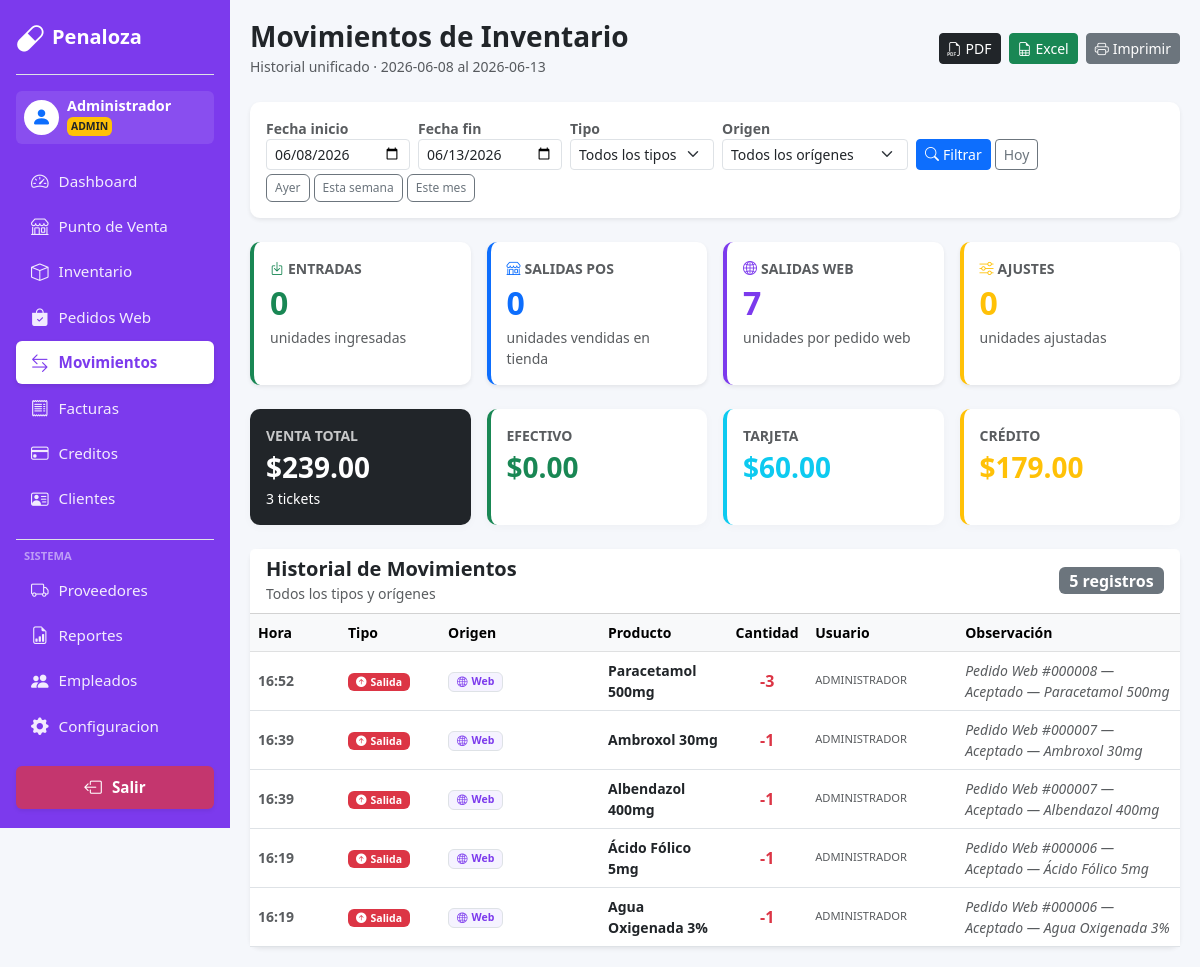
Page /WEb_PP/movimientos.php?fecha_inicio=2026-06-08&fecha_fin=2026-06-13&tipo=todos&origen=todos (signed in) on the committed database.
### tables this page shows
CREATE TABLE `movimientos_inventario` (
  `id_movimiento` int(11) NOT NULL,
  `id_producto` int(11) NOT NULL,
  `id_usuario` int(11) NOT NULL,
  `tipo_movimiento` enum('entrada','salida','ajuste') NOT NULL,
  `cantidad` int(11) NOT NULL,
  `observaciones` varchar(500) DEFAULT NULL,
  `origen` varchar(20) NOT NULL DEFAULT 'pos',
  `fecha` datetime NOT NULL DEFAULT current_timestamp()
);

CREATE TABLE `productos` (
  `id_producto` int(11) NOT NULL,
  `nombre` varchar(200) NOT NULL,
  `compuesto` varchar(150) DEFAULT NULL,
  `numero_lote` varchar(60) DEFAULT NULL,
  `categoria` varchar(100) NOT NULL,
  `laboratorio` varchar(150) DEFAULT NULL,
  `presentacion` varchar(100) DEFAULT NULL,
  `fecha_caducidad` date DEFAULT NULL,
  `precio` decimal(10,2) NOT NULL DEFAULT 0.00,
  `precio_mayoreo` decimal(10,2) NOT NULL DEFAULT 0.00,
  `costo_adquisicion` decimal(10,2) NOT NULL DEFAULT 0.00,
  `stock` int(11) NOT NULL DEFAULT 0,
  `stock_minimo` int(11) NOT NULL DEFAULT 0,
  `descripcion` text DEFAULT NULL,
  `estado` enum('disponible','agotado','descontinuado') NOT NULL DEFAULT 'disponible',
  `fecha_registro` datetime NOT NULL DEFAULT current_timestamp()
);

CREATE TABLE `usuarios` (
  `id_usuario` int(11) NOT NULL,
  `nombre` varchar(150) NOT NULL,
  `correo` varchar(150) NOT NULL,
  `contraseña` varchar(255) NOT NULL,
  `rol` enum('admin','empleado','cliente') NOT NULL DEFAULT 'empleado',
  `estado` enum('activo','inactivo') NOT NULL DEFAULT 'activo',
  `verificado` tinyint(1) NOT NULL DEFAULT 1,
  `token_verificacion` varchar(64) DEFAULT NULL,
  `token_expira` datetime DEFAULT NULL,
  `rfc` varchar(20) DEFAULT NULL,
  `tipo_cliente` varchar(20) NOT NULL DEFAULT 'minorista',
  `limite_mayoreo` int(11) NOT NULL DEFAULT 50,
  `intentos_fallidos` int(11) NOT NULL DEFAULT 0,
  `bloqueado_hasta` datetime DEFAULT NULL,
  `fecha_registro` datetime NOT NULL DEFAULT current_timestamp()
);

### WEb_PP/app_helpers.php (called while the page is built, shortened)
<?php
if (!function_exists('h')) {
    function h($value) {
        return htmlspecialchars((string)$value, ENT_QUOTES, 'UTF-8');
    }
}
?>

### WEb_PP/movimientos.php (the view, shortened to what this page needs)
<?php
  include 'db.php';
$hoy          = date('Y-m-d');
$fecha_inicio = $_GET['fecha_inicio'] ?? $hoy;
$fecha_fin    = $_GET['fecha_fin']    ?? $hoy;
$filtro_tipo  = $_GET['tipo']         ?? 'todos';
$filtro_orig  = $_GET['origen']       ?? 'todos';
$conds  = ["DATE(m.fecha) BETWEEN ? AND ?"];
$params = [$fecha_inicio, $fecha_fin];
$where = implode(' AND ', $conds);
$stmtMovs = $conexion->prepare("
    SELECT m.id_movimiento, m.fecha, m.tipo_movimiento, m.origen,
           m.cantidad, m.observaciones,
           p.nombre AS producto, u.nombre AS usuario
    FROM movimientos_inventario m
    INNER JOIN productos p ON m.id_producto = p.id_producto
    INNER JOIN usuarios  u ON m.id_usuario  = u.id_usuario
    WHERE $where
    ORDER BY m.fecha DESC
");
$stmtMovs->execute($params);
$movimientos = $stmtMovs->fetchAll(PDO::FETCH_ASSOC);
$kpiStmt = $conexion->prepare("
    SELECT
        COALESCE(SUM(CASE WHEN tipo_movimiento='entrada'               THEN cantidad ELSE 0 END),0) AS total_entradas,
        COALESCE(SUM(CASE WHEN tipo_movimiento='salida' AND origen='pos' THEN cantidad ELSE 0 END),0) AS salidas_pos,
        COALESCE(SUM(CASE WHEN tipo_movimiento='salida' AND origen='web' THEN cantidad ELSE 0 END),0) AS salidas_web,
        COALESCE(SUM(CASE WHEN tipo_movimiento='ajuste'                THEN cantidad ELSE 0 END),0) AS ajustes,
        COUNT(*) AS total_registros
    FROM movimientos_inventario
    WHERE DATE(fecha) BETWEEN ? AND ?
");
$kpiStmt->execute([$fecha_inicio, $fecha_fin]);
$kpis = $kpiStmt->fetch(PDO::FETCH_ASSOC);
$stmtCorte = $conexion->prepare("
    SELECT
        COALESCE(SUM(total),0)                                                AS total_general,
        COALESCE(SUM(CASE WHEN tipo_pago='efectivo' THEN total ELSE 0 END),0) AS total_efectivo,
        COALESCE(SUM(CASE WHEN tipo_pago='tarjeta'  THEN total ELSE 0 END),0) AS total_tarjeta,
        COALESCE(SUM(CASE WHEN tipo_pago='credito'  THEN total ELSE 0 END),0) AS total_credito,
        COUNT(*) AS total_ventas
    FROM pedidos
    WHERE DATE(fecha) BETWEEN ? AND ? AND estado='completado'
");
$stmtCorte->execute([$fecha_inicio, $fecha_fin]);
$corte = $stmtCorte->fetch(PDO::FETCH_ASSOC);
function origen_badge(string $origen): string {
    return match($origen) {
        'pos'     => '<span class="badge bg-primary-subtle text-primary border px-2"><i class="bi bi-shop me-1"></i>POS</span>',
        'web'     => '<span class="badge bg-purple-subtle text-purple border px-2"><i class="bi bi-globe2 me-1"></i>Web</span>',
        'entrada' => '<span class="badge bg-success-subtle text-success border px-2"><i class="bi bi-box-arrow-in-down me-1"></i>Entrada</span>',
        'ajuste'  => '<span class="badge bg-warning-subtle text-warning border px-2"><i class="bi bi-sliders me-1"></i>Ajuste</span>',
        default   => '<span class="badge bg-secondary-subtle text-secondary border px-2">' . htmlspecialchars($origen, ENT_QUOTES, 'UTF-8') . '</span>',
    };
}
function tipo_badge(string $tipo): string {
    return match($tipo) {
        'entrada' => '<span class="badge bg-success px-2"><i class="bi bi-arrow-down-circle-fill me-1"></i>Entrada</span>',
        'salida'  => '<span class="badge bg-danger px-2"><i class="bi bi-arrow-up-circle-fill me-1"></i>Salida</span>',
        'ajuste'  => '<span class="badge bg-warning text-dark px-2"><i class="bi bi-sliders me-1"></i>Ajuste</span>',
        default   => '<span class="badge bg-secondary px-2">' . ucfirst(htmlspecialchars($tipo, ENT_QUOTES)) . '</span>',
    };
}
include 'header.php';
$titulo_rango = ($fecha_inicio === $fecha_fin) ? $fecha_inicio : "$fecha_inicio al $fecha_fin";
$rango_label  = ($fecha_inicio === $fecha_fin && $fecha_inicio === $hoy) ? 'Hoy' : $titulo_rango;
?>
<div class="d-flex justify-content-between align-items-center mb-4 no-print">
    <div>
        <h3 class="fw-bold text-dark mb-0">Movimientos de Inventario</h3>
        <small class="text-muted">Historial unificado · <?php echo h($rango_label); ?></small>
    </div>
    <div class="d-flex gap-2 flex-wrap">
        <a href="movimientos.php?fecha_inicio=<?php echo h($fecha_inicio); ?>&fecha_fin=<?php echo h($fecha_fin); ?>&tipo=<?php echo h($filtro_tipo); ?>&origen=<?php echo h($filtro_orig); ?>&export=pdf"
           class="btn btn-dark btn-sm"><i class="bi bi-filetype-pdf me-1"></i>PDF</a>
        <a href="movimientos.php?fecha_inicio=<?php echo h($fecha_inicio); ?>&fecha_fin=<?php echo h($fecha_fin); ?>&tipo=<?php echo h($filtro_tipo); ?>&origen=<?php echo h($filtro_orig); ?>&export=excel"
           class="btn btn-success btn-sm"><i class="bi bi-file-earmark-spreadsheet me-1"></i>Excel</a>
        <button class="btn btn-secondary btn-sm no-print" onclick="window.print()"><i class="bi bi-printer me-1"></i>Imprimir</button>
    </div>
</div>
<div class="card card-custom border-0 shadow-sm p-3 mb-4 no-print">
    <form method="GET" class="row g-2 align-items-end">
        <div class="col-sm-auto">
            <label class="small fw-bold text-muted d-block">Fecha inicio</label>
            <input type="date" name="fecha_inicio" class="form-control form-control-sm"
                   value="<?php echo h($fecha_inicio); ?>">
        </div>
        <div class="col-sm-auto">
            <label class="small fw-bold text-muted d-block">Fecha fin</label>
            <input type="date" name="fecha_fin" class="form-control form-control-sm"
                   value="<?php echo h($fecha_fin); ?>">
        </div>
        <div class="col-sm-auto">
            <label class="small fw-bold text-muted d-block">Tipo</label>
            <select name="tipo" class="form-select form-select-sm">
                <option value="todos"   <?php echo $filtro_tipo==='todos'   ?'selected':'';?>>Todos los tipos</option>
            </select>
        </div>
        <div class="col-sm-auto">
            <label class="small fw-bold text-muted d-block">Origen</label>
            <select name="origen" class="form-select form-select-sm">
                <option value="todos"   <?php echo $filtro_orig==='todos'   ?'selected':'';?>>Todos los orígenes</option>
            </select>
        </div>
        <div class="col-sm-auto d-flex gap-1">
            <button class="btn btn-primary btn-sm"><i class="bi bi-search me-1"></i>Filtrar</button>
            <a href="movimientos.php" class="btn btn-outline-secondary btn-sm">Hoy</a>
        </div>
        <div class="col-12 d-flex gap-1 flex-wrap mt-1">
            <?php
            $ayer     = date('Y-m-d', strtotime('-1 day'));
            $ini_sem  = date('Y-m-d', strtotime('monday this week'));
            $ini_mes  = date('Y-m-01');
            $fin_mes  = date('Y-m-t');
            ?>
            <a href="movimientos.php?fecha_inicio=<?php echo $ayer; ?>&fecha_fin=<?php echo $ayer; ?>&tipo=<?php echo h($filtro_tipo); ?>&origen=<?php echo h($filtro_orig); ?>"
               class="btn btn-outline-secondary btn-xs px-2 py-1" style="font-size:.75rem;">Ayer</a>
            <a href="movimientos.php?fecha_inicio=<?php echo $ini_sem; ?>&fecha_fin=<?php echo $hoy; ?>&tipo=<?php echo h($filtro_tipo); ?>&origen=<?php echo h($filtro_orig); ?>"
               class="btn btn-outline-secondary btn-xs px-2 py-1" style="font-size:.75rem;">Esta semana</a>
            <a href="movimientos.php?fecha_inicio=<?php echo $ini_mes; ?>&fecha_fin=<?php echo $fin_mes; ?>&tipo=<?php echo h($filtro_tipo); ?>&origen=<?php echo h($filtro_orig); ?>"
               class="btn btn-outline-secondary btn-xs px-2 py-1" style="font-size:.75rem;">Este mes</a>
        </div>
    </form>
</div>
<div class="row g-3 mb-4">
    <div class="col-6 col-md-3">
        <div class="card card-custom border-0 shadow-sm p-3 h-100 border-start border-4 border-success">
            <div class="small text-muted fw-bold text-uppercase"><i class="bi bi-box-arrow-in-down me-1 text-success"></i>Entradas</div>
            <div class="fs-2 fw-bold text-success"><?php echo number_format((int)$kpis['total_entradas']); ?></div>
            <div class="small text-muted">unidades ingresadas</div>
        </div>
    </div>
    <div class="col-6 col-md-3">
        <div class="card card-custom border-0 shadow-sm p-3 h-100 border-start border-4 border-primary">
            <div class="small text-muted fw-bold text-uppercase"><i class="bi bi-shop me-1 text-primary"></i>Salidas POS</div>
            <div class="fs-2 fw-bold text-primary"><?php echo number_format((int)$kpis['salidas_pos']); ?></div>
            <div class="small text-muted">unidades vendidas en tienda</div>
        </div>
    </div>
    <div class="col-6 col-md-3">
        <div class="card card-custom border-0 shadow-sm p-3 h-100 border-start border-4" style="border-color:#7c3aed!important;">
            <div class="small text-muted fw-bold text-uppercase"><i class="bi bi-globe2 me-1" style="color:#7c3aed;"></i>Salidas Web</div>
            <div class="fs-2 fw-bold" style="color:#7c3aed;"><?php echo number_format((int)$kpis['salidas_web']); ?></div>
            <div class="small text-muted">unidades por pedido web</div>
        </div>
    </div>
    <div class="col-6 col-md-3">
        <div class="card card-custom border-0 shadow-sm p-3 h-100 border-start border-4 border-warning">
            <div class="small text-muted fw-bold text-uppercase"><i class="bi bi-sliders me-1 text-warning"></i>Ajustes</div>
            <div class="fs-2 fw-bold text-warning"><?php echo number_format((int)$kpis['ajustes']); ?></div>
            <div class="small text-muted">unidades ajustadas</div>
        </div>
    </div>
</div>
<div class="row g-3 mb-4">
    <div class="col-md-3">
        <div class="card card-custom bg-dark text-white border-0 p-3 h-100">
            <div class="small opacity-75 fw-bold">VENTA TOTAL</div>
            <div class="fs-3 fw-bold">$<?php echo number_format((float)$corte['total_general'],2); ?></div>
            <div class="small opacity-60"><?php echo (int)$corte['total_ventas']; ?> tickets</div>
        </div>
    </div>
    <div class="col-md-3">
        <div class="card card-custom border-0 p-3 h-100 border-start border-4 border-success">
            <div class="small text-muted fw-bold">EFECTIVO</div>
            <div class="fs-3 fw-bold text-success">$<?php echo number_format((float)$corte['total_efectivo'],2); ?></div>
        </div>
    </div>
    <div class="col-md-3">
        <div class="card card-custom border-0 p-3 h-100 border-start border-4 border-info">
            <div class="small text-muted fw-bold">TARJETA</div>
            <div class="fs-3 fw-bold text-info">$<?php echo number_format((float)$corte['total_tarjeta'],2); ?></div>
        </div>
    </div>
    <div class="col-md-3">
        <div class="card card-custom border-0 p-3 h-100 border-start border-4 border-warning">
            <div class="small text-muted fw-bold">CRÉDITO</div>
            <div class="fs-3 fw-bold text-warning">$<?php echo number_format((float)$corte['total_credito'],2); ?></div>
        </div>
    </div>
</div>
<div class="card card-custom border-0 shadow-sm">
    <div class="card-header bg-white d-flex justify-content-between align-items-center flex-wrap gap-2">
        <div>
            <h5 class="fw-bold mb-0">Historial de Movimientos</h5>
            <small class="text-muted">
                <?php if ($filtro_tipo !== 'todos' || $filtro_orig !== 'todos'): ?>
                    Filtrado por:
                    <?php if ($filtro_tipo !== 'todos'): ?><span class="badge bg-secondary"><?php echo h(ucfirst($filtro_tipo)); ?></span><?php endif; ?>
                    <?php if ($filtro_orig !== 'todos'): ?><span class="badge bg-secondary"><?php echo h(origen_label($filtro_orig)); ?></span><?php endif; ?>
                <?php else: ?>
                    Todos los tipos y orígenes
                <?php endif; ?>
            </small>
        </div>
        <span class="badge bg-secondary fs-6"><?php echo count($movimientos); ?> registros</span>
    </div>
    <div class="table-responsive">
        <table class="table table-hover align-middle mb-0 small">
            <thead class="table-light">
                <tr>
                    <th style="width:90px;">Hora</th>
                    <th style="width:100px;">Tipo</th>
                    <th style="width:160px;">Origen</th>
                    <th>Producto</th>
                    <th class="text-center" style="width:80px;">Cantidad</th>
                    <th style="width:150px;">Usuario</th>
                    <th>Observación</th>
                </tr>
            </thead>
            <tbody>
                <?php if (empty($movimientos)): ?>
                    <tr><td colspan="7" class="text-center py-5 text-muted">
                        <i class="bi bi-inbox" style="font-size:2.5rem;opacity:.2;display:block;margin-bottom:8px;"></i>
                        Sin movimientos para los filtros seleccionados.
                    </td></tr>
                <?php else: foreach ($movimientos as $m):
                    $tipo    = $m['tipo_movimiento'];
                    $orig    = $m['origen'] ?? 'desconocido';
                    $signo   = $tipo === 'entrada' ? '+' : ($tipo === 'salida' ? '-' : '±');
                    $colCant = $tipo === 'entrada' ? 'text-success' : ($tipo === 'salida' ? 'text-danger' : 'text-warning');
                    $rowBg   = '';
                    if ($orig === 'web') $rowBg = 'style="background:rgba(124,58,237,.03);"';
                ?>
                <tr <?php echo $rowBg; ?>>
                    <td class="fw-bold text-muted"><?php echo date('H:i', strtotime($m['fecha'])); ?></td>
                    <td><?php echo tipo_badge($tipo); ?></td>
                    <td><?php echo origen_badge($orig); ?></td>
                    <td class="fw-bold"><?php echo h($m['producto']); ?></td>
                    <td class="text-center fw-bold fs-6 <?php echo $colCant; ?>">
                        <?php echo $signo . (int)$m['cantidad']; ?>
                    </td>
                    <td class="text-muted text-uppercase" style="font-size:.7rem;"><?php echo h($m['usuario']); ?></td>
                    <td class="text-muted fst-italic"><?php echo h($m['observaciones']); ?></td>
                </tr>
                <?php endforeach; endif; ?>
            </tbody>
        </table>
    </div>
</div>
</div></div>
</body></html>

### rows in the picture
movimientos_inventario: fecha "16:52", tipo_movimiento "Salida", origen "Web", id_producto.nombre "Paracetamol 500mg", tipo_movimiento "-", cantidad "3", id_usuario.nombre "ADMINISTRADOR", observaciones "Pedido Web #000008 — Aceptado — Paracetamol 500mg"
movimientos_inventario: fecha "16:39", tipo_movimiento "Salida", origen "Web", id_producto.nombre "Ambroxol 30mg", tipo_movimiento "-", cantidad "1", id_usuario.nombre "ADMINISTRADOR", observaciones "Pedido Web #000007 — Aceptado — Ambroxol 30mg"
movimientos_inventario: fecha "16:39", tipo_movimiento "Salida", origen "Web", id_producto.nombre "Albendazol 400mg", tipo_movimiento "-", cantidad "1", id_usuario.nombre "ADMINISTRADOR", observaciones "Pedido Web #000007 — Aceptado — Albendazol 400mg"
movimientos_inventario: fecha "16:19", tipo_movimiento "Salida", origen "Web", id_producto.nombre "Ácido Fólico 5mg", tipo_movimiento "-", cantidad "1", id_usuario.nombre "ADMINISTRADOR", observaciones "Pedido Web #000006 — Aceptado — Ácido Fólico 5mg"
movimientos_inventario: fecha "16:19", tipo_movimiento "Salida", origen "Web", id_producto.nombre "Agua Oxigenada 3%", tipo_movimiento "-", cantidad "1", id_usuario.nombre "ADMINISTRADOR", observaciones "Pedido Web #000006 — Aceptado — Agua Oxigenada 3%"

### other values in the picture
$nombreSesion "Administrador"
$_SESSION['rol'] "ADMIN"
$kpis['total_entradas'] "0"
$kpis['salidas_pos'] "0"
$kpis['salidas_web'] "7"
$kpis['ajustes'] "0"
$corte['total_general'] "239.00"
$corte['total_ventas'] "3"
$corte['total_efectivo'] "0.00"
$corte['total_tarjeta'] "60.00"
$corte['total_credito'] "179.00"
count($movimientos) "5"
